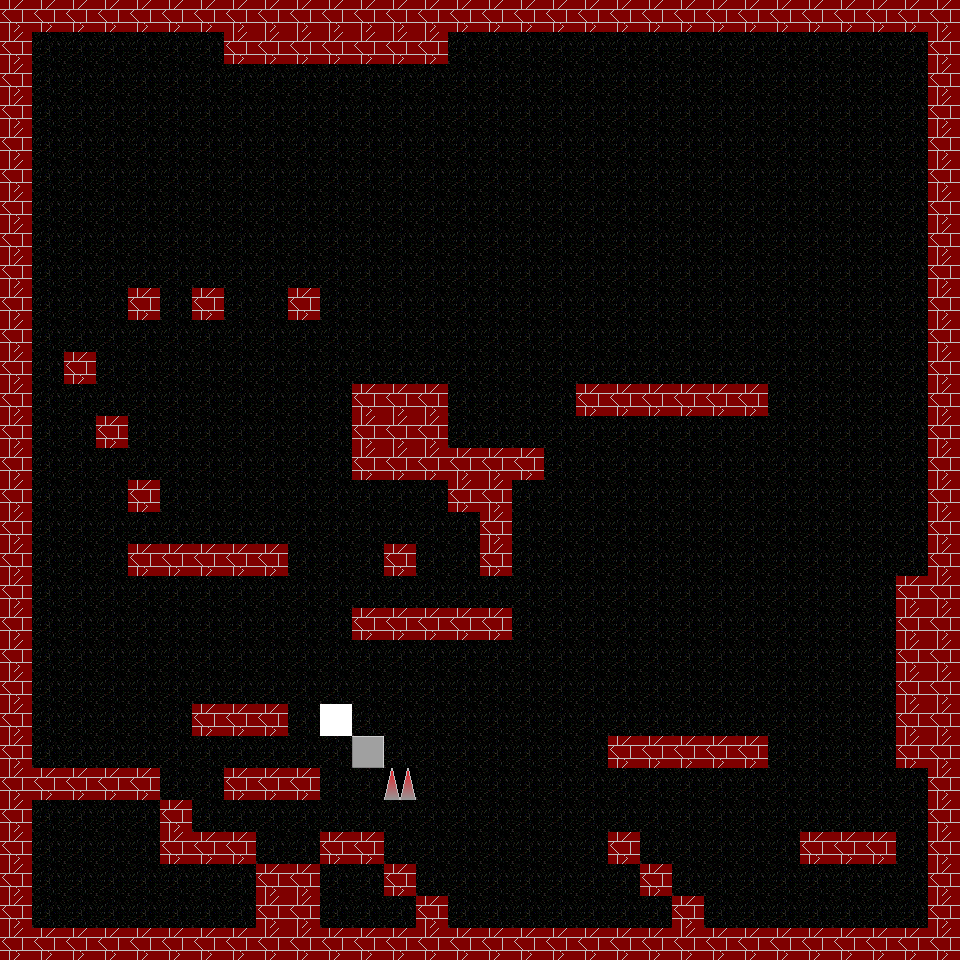

A level layout from a 2D game, rendered from its tile map. Below: a short description, then the map file with tile-grid data replaced by summaries:
An orthogonal 30x30 tile map with 32x32 px tiles, 1 tile layer (tileLayer1) and 1 object (playerStart).

<map version="1.0" orientation="orthogonal" width="30" height="30" tilewidth="32" tileheight="32">
 <tileset firstgid="1" name="tilesMap" tilewidth="32" tileheight="32" spacing="1" margin="1">
  <image source="original/tilesMap.png" width="256" height="256" />
  <tile id="1">
   <properties>
    <property name="block" value="1" />
   </properties>
  </tile>
 </tileset>
 <layer name="tileLayer1" width="30" height="30">
  <data>[900 cells, 900 non-empty, 5 distinct tile ids]</data>
 </layer>
 <objectgroup name="objLayer1" width="30" height="30">
  <object name="playerStart" x="475" y="795" width="37" height="26" />
 </objectgroup>
</map>
